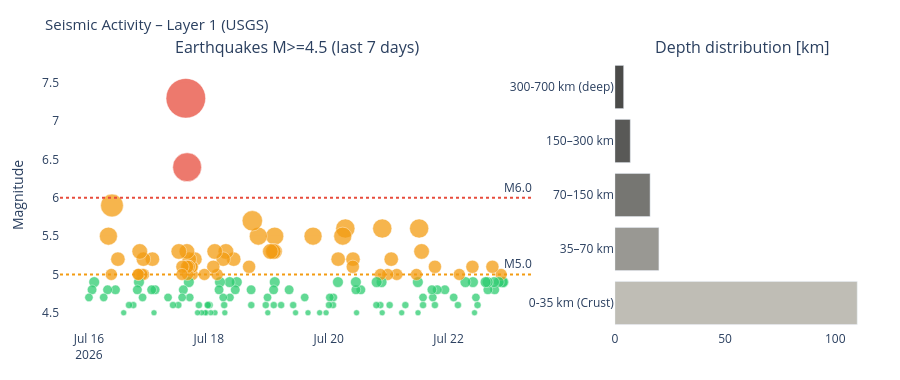

Notebook cell for this chart:
### Markdown cell above
---
## 4. Visualizations

### Code cell
# ============================================================
# SEISMICS – Magnitude time series + depth distribution
# ============================================================

if df_seis is not None:
    fig = make_subplots(
        rows=1, cols=2,
        subplot_titles=['Earthquakes M>=4.5 (last 7 days)', 'Depth distribution [km]'],
        column_widths=[0.65, 0.35]
    )

    # Color scale by magnitude
    mag_colors = ['#2ecc71' if m < 5 else '#f39c12' if m < 6 else '#e74c3c'
                  for m in df_seis['mag']]
    sizes = [max(6, (m - 4) * 12) for m in df_seis['mag']]

    fig.add_trace(go.Scatter(
        x=df_seis['time'], y=df_seis['mag'],
        mode='markers',
        marker=dict(color=mag_colors, size=sizes, opacity=0.75,
                    line=dict(color='white', width=0.5)),
        text=df_seis['place'],
        hovertemplate='%{text}<br>M%{y:.1f}<br>%{x}<extra></extra>',
        name='Earthquakes'
    ), row=1, col=1)

    fig.add_hline(y=6.0, line_dash='dot', line_color='#e74c3c',
                  annotation_text='M6.0', row=1, col=1)
    fig.add_hline(y=5.0, line_dash='dot', line_color='#f39c12',
                  annotation_text='M5.0', row=1, col=1)

    # Depth distribution
    depth_bins = pd.cut(df_seis['depth'],
                        bins=[0, 35, 70, 150, 300, 700],
                        labels=['0-35 km\n(Crust)', '35–70 km',
                                '70–150 km', '150–300 km', '300-700 km\n(deep)'])
    depth_counts = depth_bins.value_counts().sort_index()
    depth_colors = ['#B4B2A9', '#888780', '#5F5E5A', '#3d3d3a', '#2C2C2A']

    fig.add_trace(go.Bar(
        x=depth_counts.values,
        y=depth_counts.index.astype(str),
        orientation='h',
        marker_color=depth_colors[:len(depth_counts)],
        opacity=0.85,
        name='Depth'
    ), row=1, col=2)

    fig.update_layout(
        title=dict(text='Seismic Activity – Layer 1 (USGS)', font=dict(size=15)),
        height=380, showlegend=False,
        plot_bgcolor='rgba(0,0,0,0)', paper_bgcolor='rgba(0,0,0,0)',
        margin=dict(l=60, r=30, t=60, b=50)
    )
    fig.update_yaxes(title_text='Magnitude', row=1, col=1)
    fig.show()
else:
    print('Seismic data unavailable.')

### Figure 1 — Plotly figure (JSON) as saved in the notebook; plotly's stock layout.template omitted (floating-point values rounded to 4 significant figures; data arrays with more than 128 entries replaced by an {"elided": "..."} marker saying what was removed)
{"data": [{"hovertemplate": "%{text}<br>M%{y:.1f}<br>%{x}<extra></extra>", "marker": {"color": {"elided": "157 str values"}, "line": {"color": "white", "width": 0.5}, "opacity": 0.75, "size": {"elided": "157 float values"}}, "mode": "markers", "name": "Earthquakes", "text": {"elided": "157 str values"}, "type": "scatter", "x": {"elided": "157 str values"}, "xaxis": "x", "y": {"elided": "157 float values"}, "yaxis": "y"}, {"marker": {"color": ["#B4B2A9", "#888780", "#5F5E5A", "#3d3d3a", "#2C2C2A"]}, "name": "Depth", "opacity": 0.85, "orientation": "h", "type": "bar", "x": [110, 20, 16, 7, 4], "xaxis": "x2", "y": ["0-35 km\n(Crust)", "35–70 km", "70–150 km", "150–300 km", "300-700 km\n(deep)"], "yaxis": "y2"}], "layout": {"annotations": [{"font": {"size": 16}, "showarrow": false, "text": "Earthquakes M>=4.5 (last 7 days)", "x": 0.2925, "xanchor": "center", "xref": "paper", "y": 1.0, "yanchor": "bottom", "yref": "paper"}, {"font": {"size": 16}, "showarrow": false, "text": "Depth distribution [km]", "x": 0.8425, "xanchor": "center", "xref": "paper", "y": 1.0, "yanchor": "bottom", "yref": "paper"}, {"showarrow": false, "text": "M6.0", "x": 1, "xanchor": "right", "xref": "x domain", "y": 6.0, "yanchor": "bottom", "yref": "y"}, {"showarrow": false, "text": "M5.0", "x": 1, "xanchor": "right", "xref": "x domain", "y": 5.0, "yanchor": "bottom", "yref": "y"}], "height": 380, "margin": {"b": 50, "l": 60, "r": 30, "t": 60}, "paper_bgcolor": "rgba(0,0,0,0)", "plot_bgcolor": "rgba(0,0,0,0)", "shapes": [{"line": {"color": "#e74c3c", "dash": "dot"}, "type": "line", "x0": 0, "x1": 1, "xref": "x domain", "y0": 6.0, "y1": 6.0, "yref": "y"}, {"line": {"color": "#f39c12", "dash": "dot"}, "type": "line", "x0": 0, "x1": 1, "xref": "x domain", "y0": 5.0, "y1": 5.0, "yref": "y"}], "showlegend": false, "title": {"font": {"size": 15}, "text": "Seismic Activity – Layer 1 (USGS)"}, "xaxis": {"anchor": "y", "domain": [0.0, 0.585]}, "xaxis2": {"anchor": "y2", "domain": [0.685, 1.0]}, "yaxis": {"anchor": "x", "domain": [0.0, 1.0], "title": {"text": "Magnitude"}}, "yaxis2": {"anchor": "x2", "domain": [0.0, 1.0]}}}
